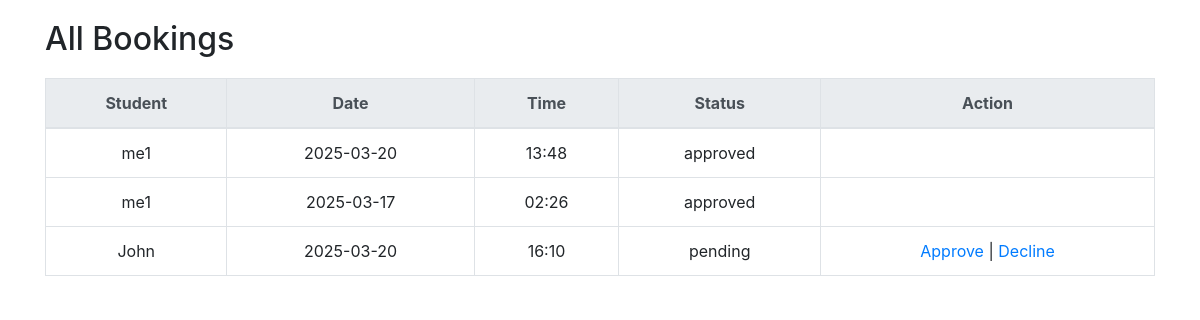
The app's page /all_bookings (signed in) with its own data.
### app.py (models this page shows)
class Booking(db.Model):
    booking_id = db.Column(db.Integer, primary_key=True)
    student_id = db.Column(db.Integer, db.ForeignKey('student.student_id'), nullable=False)
    mentor_id = db.Column(db.Integer, db.ForeignKey('mentor.mentor_id'), nullable=False)
    current_time = db.Column(db.DateTime, default=datetime.utcnow)
    booking_time = db.Column(db.String(10), nullable=False)
    date = db.Column(db.String(10), nullable=False)
    status = db.Column(db.String(20), default='pending')  # 'pending', 'qualified'
    student = db.relationship('Student', backref=db.backref('bookings', lazy=True))
    mentor = db.relationship('Mentor', backref=db.backref('bookings', lazy=True))

class Student(db.Model):
    student_id = db.Column(db.Integer, primary_key=True)
    username = db.Column(db.String(80), unique=True, nullable=False)
    password = db.Column(db.String(200), nullable=False)
    status = db.Column(db.String(20), default='pending')  # 'pending', 'qualified'

### app.py (the view)
@app.route('/all_bookings')
def all_bookings():
    if 'user' not in session or session['role'] != 'mentor':
        return redirect(url_for('login'))
    mentor = Mentor.query.filter_by(username=session['user']).first()
    bookings = Booking.query.filter_by(mentor_id=mentor.mentor_id).all()
    return render_template('all_bookings.html', bookings=bookings)

### templates/all_bookings.html (shortened to what this page needs)
<!DOCTYPE html>
<html lang="en">
<head>
    <link href="https://stackpath.bootstrapcdn.com/bootstrap/4.5.2/css/bootstrap.min.css" rel="stylesheet">
</head>
<body>
    <div class="container">
        <h2>All Bookings</h2>
        <table class="table table-bordered">
            <thead class="thead-light">
                <tr>
                    <th>Student</th>
                    <th>Date</th>
                    <th>Time</th>
                    <th>Status</th>
                    <th>Action</th>
                </tr>
            </thead>
            <tbody>
                {% for booking in bookings %}
                <tr>
                    <td>{{ booking.student.username }}</td>
                    <td>{{ booking.date }}</td>
                    <td>{{ booking.booking_time }}</td>
                    <td>{{ booking.status }}</td>
                    <td>
                        {% if booking.status == 'pending' %}
                            <a href="{{ url_for('approve_booking', booking_id=booking.booking_id) }}">Approve</a> |
                            <a href="{{ url_for('decline_booking', booking_id=booking.booking_id) }}">Decline</a>
                        {% endif %}
                    </td>
                </tr>
                {% endfor %}
            </tbody>
        </table>
    </div>
</body>
</html>

### templates/all_bookings.html (style rules this page uses)
body { padding: 20px; }
table { width: 100%; margin-top: 20px; border-collapse: collapse; }
th, td { padding: 12px; text-align: center; border: 1px solid #ddd; }
th { background-color: #f8f9fa; }
td a { text-decoration: none; color: #007bff; }

### records on screen
Booking: student.username "me1", date "2025-03-20", booking_time "13:48", status "approved"
Booking: student.username "me1", date "2025-03-17", booking_time "02:26", status "approved"
Booking: student.username "John", date "2025-03-20", booking_time "16:10", status "pending"
